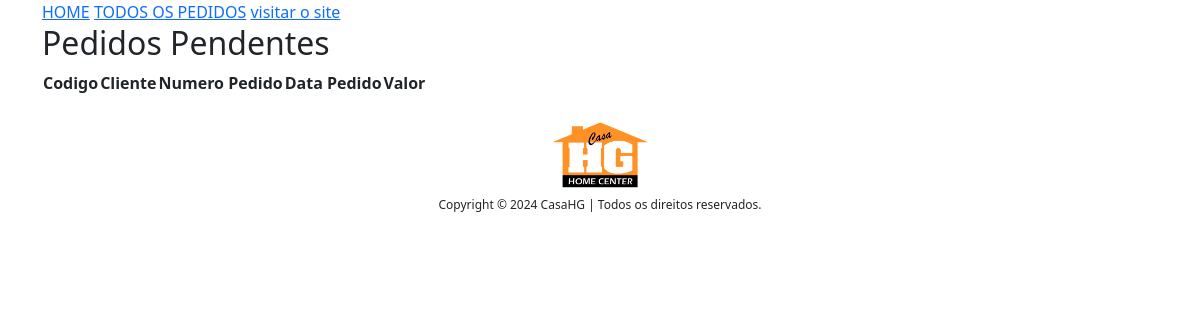
/admin-home/ (signed in), run on an earlier commit of the app's database.
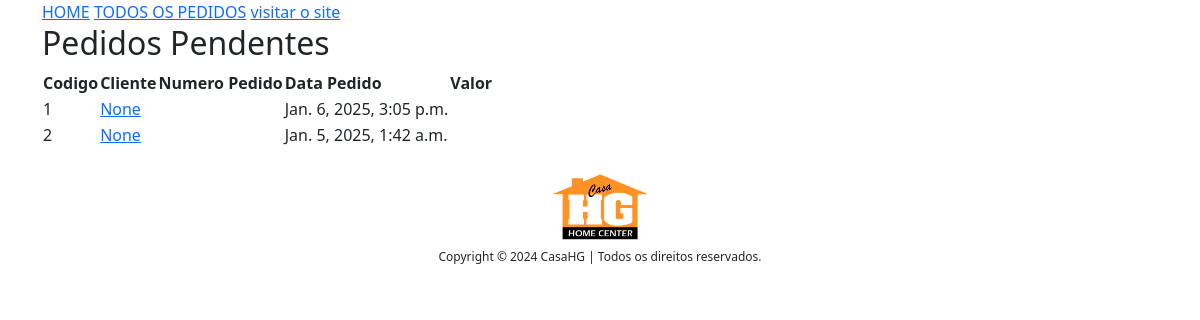
And on a later commit of the database.
### app/models.py (models this page shows, shortened)
class Empresa(models.Model):
    titulo = models.CharField(max_length=200)
    link = models.CharField(max_length=200,null=True,blank=True)
    image = models.ImageField(upload_to="empresas")

class Pedido_order(models.Model):
    cliente = models.ForeignKey(Cliente,on_delete=models.CASCADE,default="")
    nome_cliente = models.CharField(max_length=200,default="")
    cpf_cnpj = models.CharField(max_length=20, default="") # cpf do cliente formatadinho direitinho
    codigo_cliente = models.CharField(max_length=8,default="",null=True,blank=True) # codigo consistente com sistema interno, se não tiver
    telefone = models.CharField(max_length=19,default="")
    email = models.EmailField(default="")
    carro = models.ForeignKey(Carro,on_delete=models.CASCADE)
    pedido_status = models.CharField(max_length=50, choices=PEDIDO_STATUS)
    total_bruto = models.DecimalField(max_digits=10,decimal_places=2,default=0)
    frete =  models.DecimalField(max_digits=10,decimal_places=2,default=0)
    total_desconto = models.DecimalField(max_digits=10,decimal_places=2,default=0)
    total_final = models.DecimalField(max_digits=10,decimal_places=2,default=0)
    local_de_pagamento = models.CharField(max_length=200,default="",null=True,blank=True)
    forma_de_pagamento = models.CharField(max_length=200,default="",null=True,blank=True)
    parcelas = models.PositiveIntegerField(default=1)
    valor_parcela = models.DecimalField(max_digits=10,decimal_places=2,default=0)
    endereco_envio = models.ForeignKey(Endereco,on_delete=models.CASCADE,default="")
    endereco_envio_formatado = models.CharField(max_length=200,default="")
    criado_em = models.DateTimeField(auto_now_add=True)
    ordenado_por = models.CharField(max_length=200,null=True,blank=True)

### app/views.py (the view)
# urls.py: path("admin-home/", AdminHomeView.as_view(), name="adminhome"),
class AdminHomeView(AdminRequireMixin, BaseContextMixin, TemplateView):
    template_name = "admin_paginas/adminhome.html"
    def get_context_data(self, **kwargs):
        context = super().get_context_data(**kwargs)
        context["PedidosPendentes"] = Pedido_order.objects.filter(pedido_status="Pedido Recebido").order_by("-id")
        return context

### app/context_processors.py (called while the page is built)
def add_empresa_to_context(request):
    return {'empresa': Empresa.objects.first(), 'debug_var': 'Debug Variable'}

### app/views.py (called while the page is built)
    def dispatch(self, request, *args, **kwargs):
        if request.user.is_authenticated:# and Admin.objects.filter(user=request.user).exists():
            pass
        else:
            return redirect("/admin-login/")
        return super().dispatch(request,*args,**kwargs)

    def get_context_data(self, **kwargs):
        context = super().get_context_data(**kwargs)
        context['todoscategorias'] = Categoria.objects.all()
        context['footer'] = Empresa.objects.all()
        return context

### templates/admin_paginas/adminhome.html (shortened to what this page needs)
{%extends "admin_paginas/adminbase.html"%}
    {% block content %}
    <div class = "container">
        <div class = "row">
            <div class = "col-md-12">
                <h2>Pedidos Pendentes</h2>
                <table>
                    <thead>
                        <tr>
                            <th>Codigo</th>
                            <th>Cliente</th>
                            <th>Numero Pedido</th>
                            <th>Data Pedido</th>
                            <th>Valor</th>
                        </tr>
                    </thead>
                    <tbody>
                        {% for pedido in PedidosPendentes %}
                        <tr>
                            <td>{{forloop.counter}}</td>
                            <td><a href="{% url 'lojaapp:adminpedido' pedido.id %}">{{pedido.ordenado_por}}</a></td>
                            <td>{{pedido.pedido_id}}</td>
                            <td>{{pedido.criado_em}}</td>
                            <td>{{pedido.total}}</td>
                        </tr>
                        {%endfor%}
                    </tbody>
                </table>
            </div>
        </div>
    </div>
    {% endblock %}

### templates/admin_paginas/adminbase.html (shortened to what this page needs)
<!doctype html>
<html lang="en">
<head>
    <link rel="stylesheet" href="https://cdn.jsdelivr.net/npm/bootstrap@5.3.2/dist/css/bootstrap.min.css">
</head>
<body>
    <div class = "container">
        <a href = "{% url 'lojaapp:adminhome' %}">HOME</a>
        <a href="{% url 'lojaapp:admintodospedido' %}" target="_blank"> TODOS OS PEDIDOS</a>
        <a href="{% url 'lojaapp:home' %}" target="_blank"> visitar o site</a>
    </div>
    {% block content %}
    {% endblock %}
    <br>
    <footer class="container" style="background-color: transparent; box-shadow: none;">
        <div class="row justify-content-center">
            <div class="col-3" style="display:flex; justify-content: center;">
                {% for empresa in footer %}
                    <a href=""><img src="{{ empresa.image.url }}" style="height: 70px;"></a>
                {% endfor %}
            </div>
            <div class="col-12">
                <h1 class="my-2" style="align-items: center; justify-content: center; font-size: 12px; display:flex;">Copyright © 2024 CasaHG | Todos os direitos reservados.</h1>
            </div>
        </div>
    </footer>
</body>
</html>

What changed in the data, as far as the page shows it:
added Pedido_order: ordenado_por "None", criado_em "Jan. 6, 2025, 3:05 p.m."
now on this page (row edited): Pedido_order: ordenado_por "None", criado_em "Jan. 5, 2025, 1:42 a.m."
